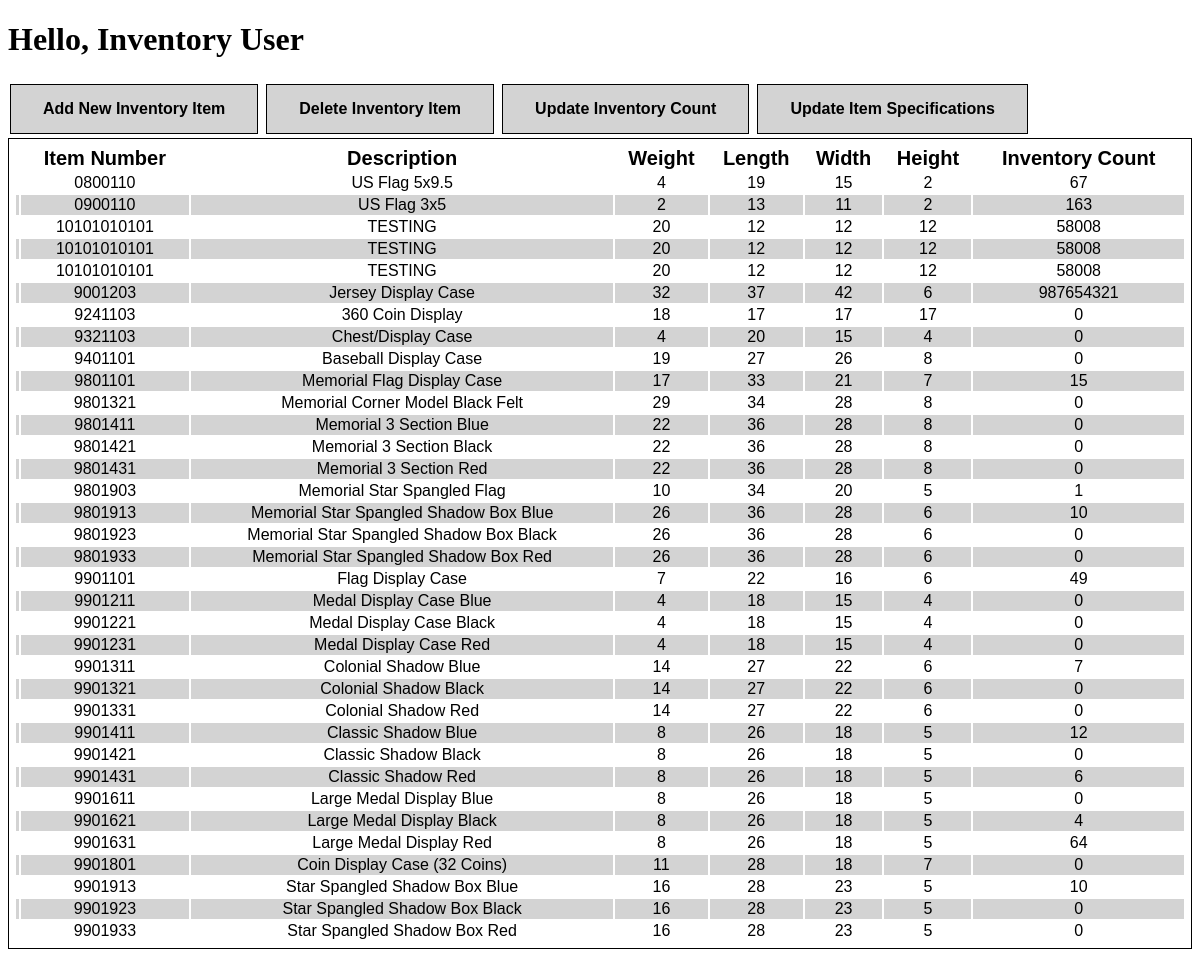
The app's page /, older data.
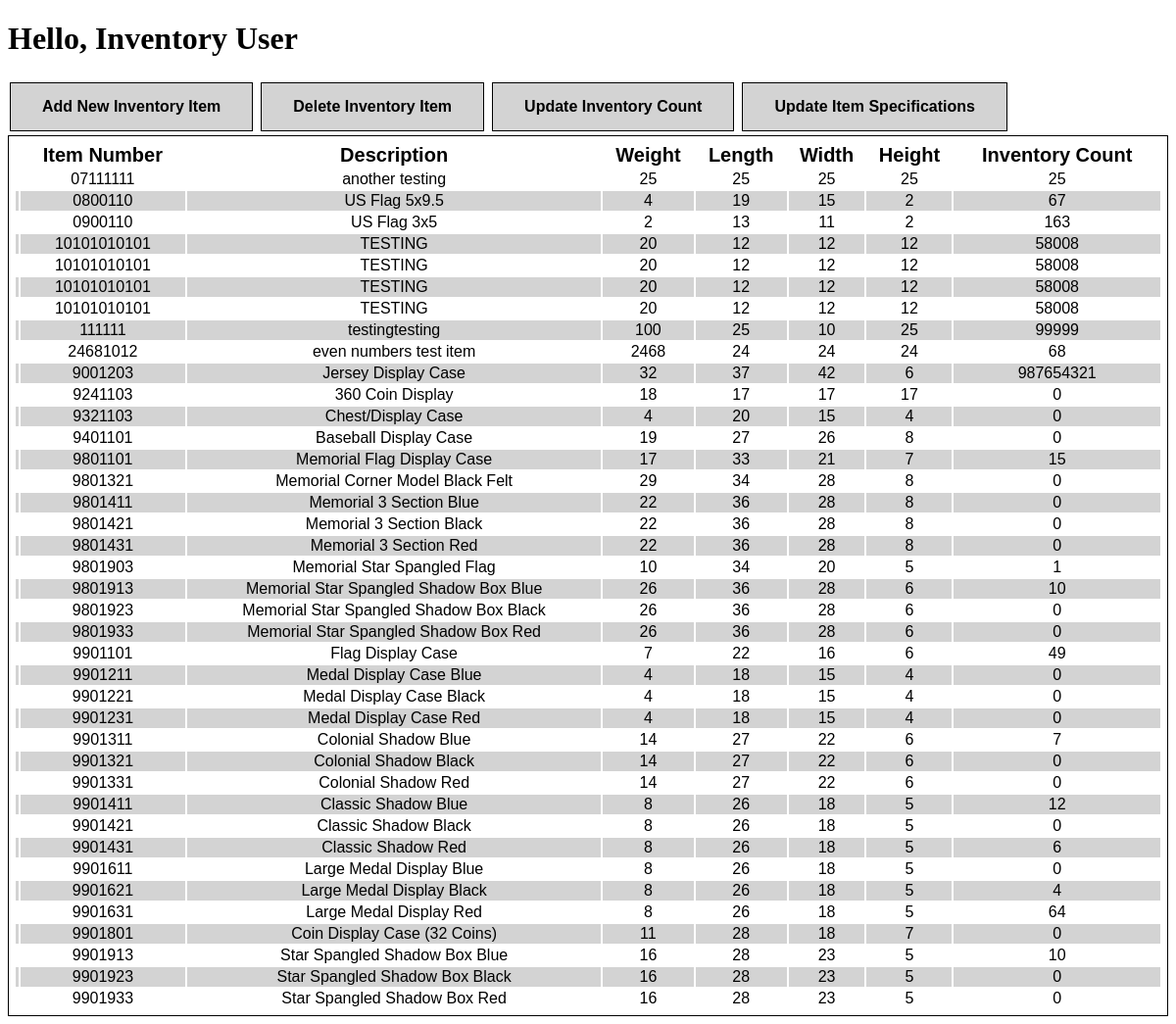
The same page, newer data.
### tables this page shows
CREATE TABLE "Web_Inventory" (
	"ItemNum"	TEXT,
	"Description"	TEXT,
	"Weight"	INTEGER,
	"PkgL"	INTEGER,
	"PkgW"	INTEGER,
	"PkgH"	INTEGER,
	"InventoryCount"	INTEGER
);

### Inventory.py (the view)
@app.route("/", methods=['POST', 'GET'])
def main():
    with sqlite3.connect('Inventory.db') as con:
        cur = con.cursor()
        cur.execute('Select * FROM WEB_INVENTORY ORDER BY ItemNum')
        data = cur.fetchall()
        return render_template('index.html', data=data)

### templates/index.html (shortened to what this page needs)
<!DOCTYPE html>
<html lang="en">
<head>
</head>
{% block body %}
<div>
    <h1>Hello, Inventory User</h1>
    <a class="button" type="button" href="{{ url_for('add_inventory') }}">Add New Inventory Item</a>
    <a class="button" type="button" href="{{ url_for('delete_inventory') }}">Delete Inventory Item</a>
    <a class="button" type="button" href="{{ url_for('update_inventory') }}">Update Inventory Count</a>
    <a class="button" type="button" href="{{ url_for('update_specifications') }}">Update Item Specifications</a>
    <table id="inventory_table">
        <thead>
            <tr>
                <th></th>
                <th>Item Number</th>
                <th>Description</th>
                <th>Weight</th>
                <th>Length</th>
                <th>Width</th>
                <th>Height</th>
                <th>Inventory Count</th>
            </tr>
        </thead>
        <tbody>
        {% for item in data %}
        <tr>
            <td> {{ index }}</td>
            <td> {{ item[0] }}</td>
            <td> {{ item[1] }}</td>
            <td> {{ item[2] }}</td>
            <td> {{ item[3] }}</td>
            <td> {{ item[4] }}</td>
            <td> {{ item[5] }}</td>
            <td> {{ item[6] }}</td>
        </tr>
        {% endfor %}
        </tbody>
    </table>
</div>
{% endblock %}
</html>

Row changes from the older to the newer data that the page shows:
added Web_Inventory: ItemNum "07111111", Description "another testing", Weight "25", PkgL "25", PkgW "25", PkgH "25", InventoryCount "25"
added Web_Inventory: ItemNum "10101010101", Description "TESTING", Weight "20", PkgL "12", PkgW "12", PkgH "12", InventoryCount "58008"
added Web_Inventory: ItemNum "111111", Description "testingtesting", Weight "100", PkgL "25", PkgW "10", PkgH "25", InventoryCount "99999"
added Web_Inventory: ItemNum "24681012", Description "even numbers test item", Weight "2468", PkgL "24", PkgW "24", PkgH "24", InventoryCount "68"
